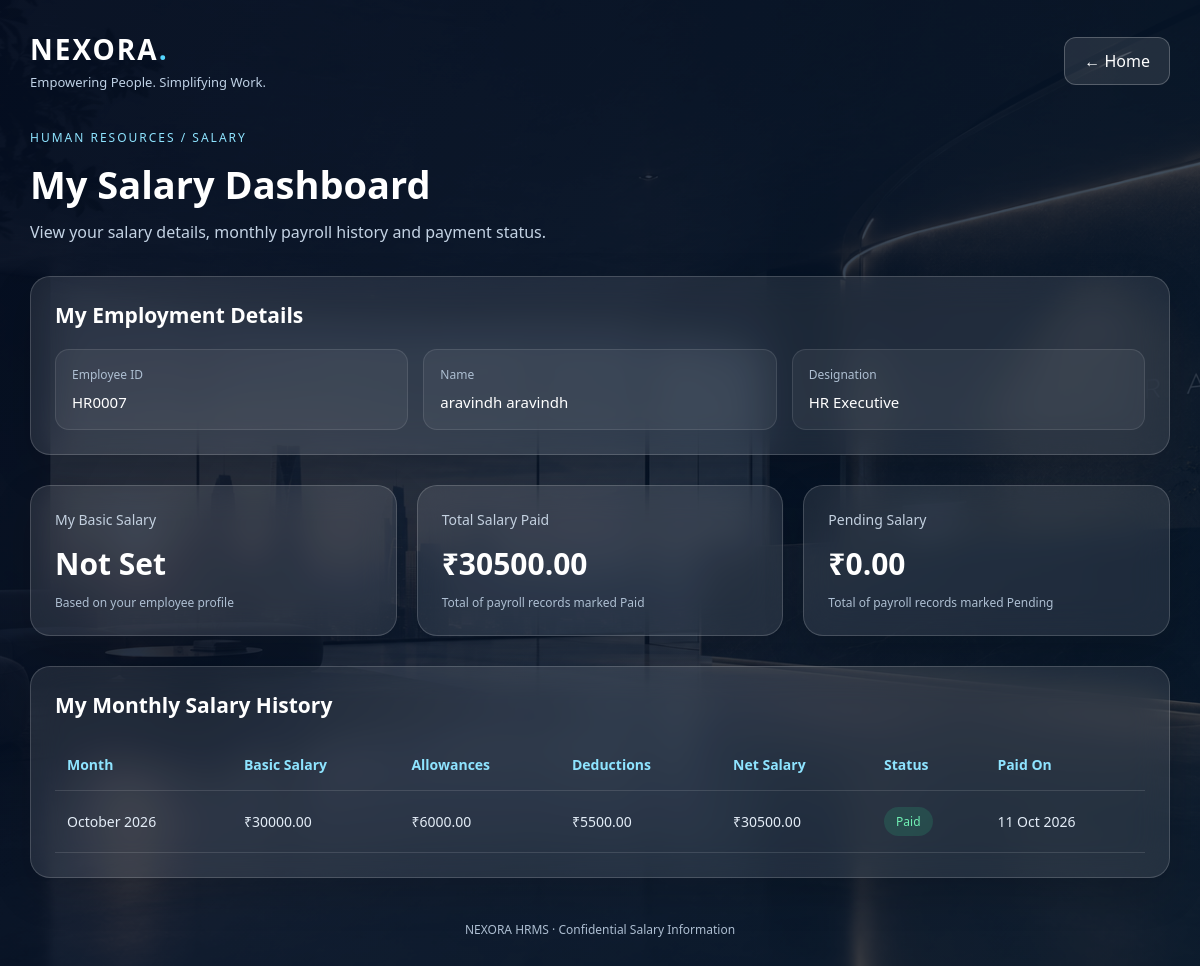
Screenshot of /payroll/hr/ (signed in) with the database file from the repository.
### employees/models.py (models this page shows, shortened)
class EmployeeProfile(models.Model):
    APPROVAL_STATUS_CHOICES = (
        ("pending", "Pending Approval"),
        ("approved", "Approved"),
        ("rejected", "Rejected"),
    )
    GENDER_CHOICES = (
        ("male", "Male"),
        ("female", "Female"),
        ("other", "Other"),
    )
    user = models.OneToOneField(
        settings.AUTH_USER_MODEL,
        on_delete=models.CASCADE,
        related_name="employee_profile",
    )
    approval_status = models.CharField(
        max_length=20,
        choices=APPROVAL_STATUS_CHOICES,
        default="pending",
    )
    approved_by = models.CharField(
        max_length=150,
        blank=True,
        null=True,
    )
    rejected_by = models.CharField(
        max_length=150,
        blank=True,
        null=True,
    )
    department = models.ForeignKey(
        "departments.Department",
        on_delete=models.SET_NULL,
        null=True,
        blank=True,
        related_name="employees",
    )
    employee_id = models.CharField(
        max_length=20,
        unique=True,
    )
    designation = models.CharField(
        max_length=100,
    )
    gender = models.CharField(
        max_length=10,
        choices=GENDER_CHOICES,
        blank=True,
    )
    date_of_birth = models.DateField(
        null=True,
        blank=True,
    )
    address = models.TextField(
        blank=True,
    )
    joining_date = models.DateField()
    salary = models.DecimalField(
        max_digits=10,
        decimal_places=2,
        default=0,
    )
    created_at = models.DateTimeField(
        auto_now_add=True,
    )

### accounts/models.py (models this page shows, shortened)
class User(AbstractUser):
    ROLE_CHOICES = (
        ('employee', 'Employee'),
        ('hr', 'HR'),
        ('manager', 'Manager'),
    )
    role = models.CharField(
        max_length=20,
        choices=ROLE_CHOICES,
        default='employee'
    )
    email = models.EmailField(
        unique=True
    )
    phone = models.CharField(
        max_length=15,
        blank=True
    )
    created_at = models.DateTimeField(
        auto_now_add=True
    )

### payroll/models.py (models this page shows, shortened)
class Payroll(models.Model):
    PAYMENT_STATUS = (
        ('pending', 'Pending'),
        ('paid', 'Paid'),
    )
    employee = models.ForeignKey(
        'employees.EmployeeProfile',
        on_delete=models.CASCADE,
        related_name='payroll_records'
    )
    month = models.DateField(
        verbose_name='Payroll Month'
    )
    basic_salary = models.DecimalField(
        max_digits=10,
        decimal_places=2
    )
    allowances = models.DecimalField(
        max_digits=10,
        decimal_places=2,
        default=0
    )
    deductions = models.DecimalField(
        max_digits=10,
        decimal_places=2,
        default=0
    )
    net_salary = models.DecimalField(
        max_digits=10,
        decimal_places=2
    )
    payment_status = models.CharField(
        max_length=20,
        choices=PAYMENT_STATUS,
        default='pending'
    )
    paid_on = models.DateField(
        null=True,
        blank=True
    )
    created_at = models.DateTimeField(
        auto_now_add=True
    )

### payroll/views.py (the view)
@login_required
def hr_payroll(request):
    if get_user_role(request.user) != "hr":
        return HttpResponseForbidden(
            "Only HR users can access this page."
        )
    employee = EmployeeProfile.objects.filter(
        user=request.user
    ).first()
    payroll_records = Payroll.objects.none()
    if employee:
        payroll_records = Payroll.objects.filter(
            employee=employee
        ).order_by("-month")
    total_paid = sum(
        (
            record.net_salary
            for record in payroll_records
            if record.payment_status == "paid"
        ),
        start=Decimal("0.00"),
    )
    pending_total = sum(
        (
            record.net_salary
            for record in payroll_records
            if record.payment_status == "pending"
        ),
        start=Decimal("0.00"),
    )
    return render(
        request,
        "payroll/hr_payroll.html",
        {
            "employee": employee,
            "payroll_records": payroll_records,
            "total_paid": total_paid,
            "pending_total": pending_total,
        },
    )

### payroll/views.py (called while the page is built)
def get_user_role(user):
    return str(getattr(user, "role", "") or "").strip().lower()

### templates/payroll/hr_payroll.html (shortened to what this page needs)
{% load static %}
<!DOCTYPE html>
<html lang="en">
<head>
</head>
<body>
<div class="container">
    <header class="topbar">
        <div>
            <div class="brand">NEXORA<span>.</span></div>
            <p class="subtitle">Empowering People. Simplifying Work.</p>
        </div>
        <a class="btn" href="/">← Home</a>
    </header>
    <p class="section-label">Human Resources / Salary</p>
    <h1>My Salary Dashboard</h1>
    <p class="description">
        View your salary details, monthly payroll history and payment status.
    </p>
    {% if employee %}
        <section class="profile-card">
            <h2>My Employment Details</h2>
            <div class="profile-grid">
                <div class="profile-item">
                    <span class="profile-label">Employee ID</span>
                    <span class="profile-value">
                        {{ employee.employee_id|default:"Not assigned" }}
                    </span>
                </div>
                <div class="profile-item">
                    <span class="profile-label">Name</span>
                    <span class="profile-value">
                        {{ employee.user.get_full_name|default:employee.user.username }}
                    </span>
                </div>
                <div class="profile-item">
                    <span class="profile-label">Designation</span>
                    <span class="profile-value">
                        {{ employee.designation|default:"Not assigned" }}
                    </span>
                </div>
            </div>
        </section>
        <section class="stats">
            <div class="card">
                <p>My Basic Salary</p>
                <h2>
                    {% if employee.salary %}
                        ₹{{ employee.salary|floatformat:2 }}
                    {% else %}
                        Not Set
                    {% endif %}
                </h2>
                <small>Based on your employee profile</small>
            </div>
            <div class="card">
                <p>Total Salary Paid</p>
                <h2>₹{{ total_paid|floatformat:2 }}</h2>
                <small>Total of payroll records marked Paid</small>
            </div>
            <div class="card">
                <p>Pending Salary</p>
                <h2>₹{{ pending_total|floatformat:2 }}</h2>
                <small>Total of payroll records marked Pending</small>
            </div>
        </section>
        <section class="table-card">
            <h2 class="table-heading">My Monthly Salary History</h2>
            <div class="table-wrap">
                <table>
                    <thead>
                        <tr>
                            <th>Month</th>
                            <th>Basic Salary</th>
                            <th>Allowances</th>
                            <th>Deductions</th>
                            <th>Net Salary</th>
                            <th>Status</th>
                            <th>Paid On</th>
                        </tr>
                    </thead>
                    <tbody>
                        {% for record in payroll_records %}
                        <tr>
                            <td>{{ record.month|date:"F Y" }}</td>
                            <td>₹{{ record.basic_salary|floatformat:2 }}</td>
                            <td>₹{{ record.allowances|floatformat:2 }}</td>
                            <td>₹{{ record.deductions|floatformat:2 }}</td>
                            <td>₹{{ record.net_salary|floatformat:2 }}</td>
                            <td>
                                <span class="status {{ record.payment_status }}">
                                    {{ record.get_payment_status_display }}
                                </span>
                            </td>
                            <td>
                                {% if record.paid_on %}
                                    {{ record.paid_on|date:"d M Y" }}
                                {% else %}
                                    —
                                {% endif %}
                            </td>
                        </tr>
                        {% endfor %}
                    </tbody>
                </table>
            </div>
        </section>
    {% else %}
        <div class="notice">
            Your HR employee profile has not been created yet, so salary details
            cannot be displayed. Please contact the administrator.
        </div>
    {% endif %}
    <footer class="footer">
        NEXORA HRMS · Confidential Salary Information
    </footer>
</div>
</body>
</html>

### rows the page displays
EmployeeProfile: employee_id "HR0007", user.get_full_name "aravindh aravindh", designation "HR Executive"
Payroll: month "October 2026", basic_salary "30000.00", allowances "6000.00", deductions "5500.00", net_salary "30500.00", payment_status "Paid", paid_on "11 Oct 2026"

### other values shown
{{ total_paid|floatformat:2 }} "30500.00"
{{ pending_total|floatformat:2 }} "0.00"
